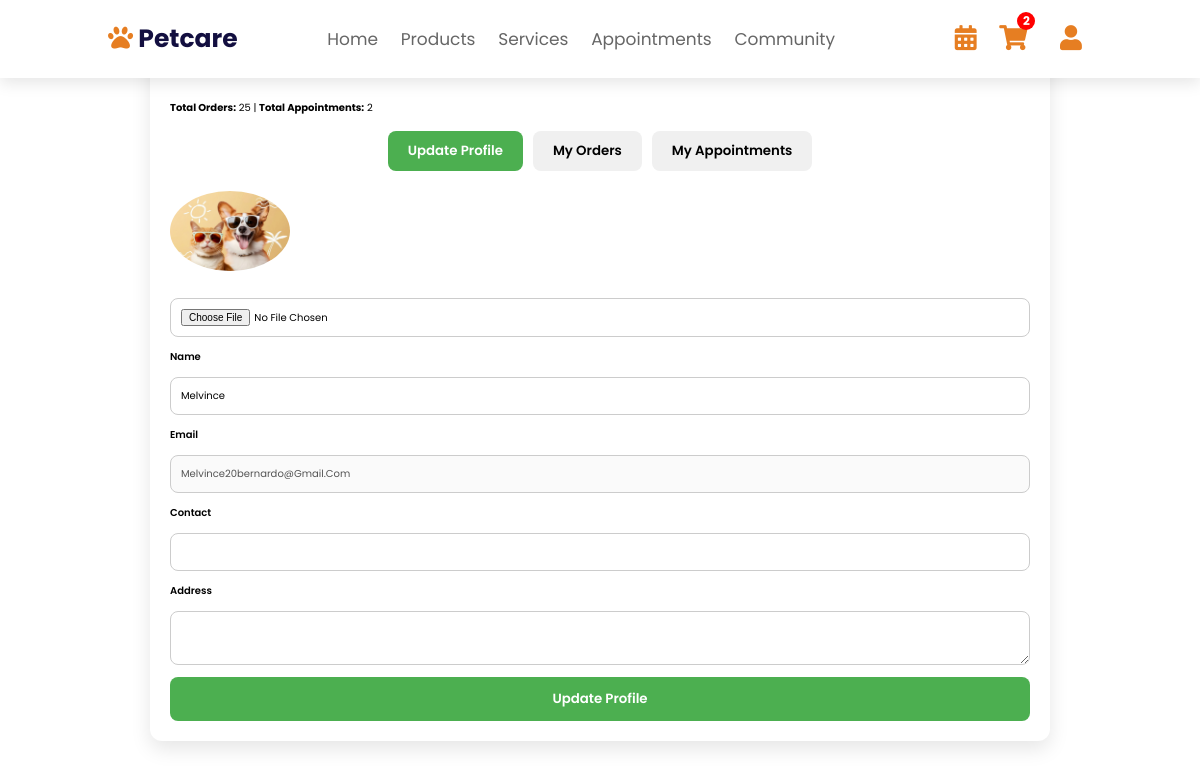
The app's page /profile.php (signed in) with its own data.
### tables this page shows
CREATE TABLE `users` (
  `id` varchar(36) NOT NULL,
  `name` varchar(100) NOT NULL,
  `email` varchar(150) NOT NULL,
  `phone` varchar(20) DEFAULT NULL,
  `password` varchar(255) NOT NULL,
  `verification_code` varchar(255) DEFAULT NULL,
  `code_expires_at` datetime DEFAULT NULL,
  `is_verified` tinyint(1) NOT NULL DEFAULT 0,
  `profile_pic` varchar(255) DEFAULT NULL,
  `status` enum('active','inactive','banned') NOT NULL DEFAULT 'active',
  `created_at` timestamp NOT NULL DEFAULT current_timestamp(),
  `updated_at` timestamp NULL DEFAULT NULL ON UPDATE current_timestamp(),
  `address` varchar(255) NOT NULL,
  `last_activity` datetime DEFAULT NULL,
  `role` enum('user','admin') NOT NULL DEFAULT 'user'
);

### components/auth.php (called while the page is built, shortened)
<?php
if (!empty($_SESSION['user_id'])) {
    $user_id = $_SESSION['user_id'];
} elseif (!empty($_COOKIE['user_id'])) {
    $user_id = $_COOKIE['user_id'];
    $_SESSION['user_id'] = $user_id;
}
?>

### profile.php (the view, shortened to what this page needs)
<?php
require_once 'components/auth.php';
$stmt = $conn->prepare("SELECT * FROM users WHERE id=?");
$stmt->execute([$user_id]);
$user = $stmt->fetch(PDO::FETCH_ASSOC);
$profilePic = (!empty($user['profile_pic']) && file_exists($user['profile_pic']))
    ? $user['profile_pic']
    : 'uploads/user.png';
$totalOrders = $conn->query("SELECT COUNT(*) FROM orders WHERE user_id='$user_id'")->fetchColumn();
$totalAppointments = $conn->query("SELECT COUNT(*) FROM appointments WHERE user_id='$user_id'")->fetchColumn();
?>
<!DOCTYPE html>
<html lang="en">
<head>
<link rel="stylesheet" href="https://cdnjs.cloudflare.com/ajax/libs/font-awesome/5.15.4/css/all.min.css">
<link rel="stylesheet" href="assets/css/header.css">
<link rel="stylesheet" href="assets/css/profile.css">
</head>
<body>
<?php include 'components/user_header.php'; ?>
<div class="profile-container">
  <h2>👤 My Profile</h2>
  <div style="margin:15px 0;">
    <strong>Total Orders:</strong> <?= $totalOrders ?> |
    <strong>Total Appointments:</strong> <?= $totalAppointments ?>
  </div>
  <div class="tabs">
    <button class="tab-btn active" data-tab="profile">Update Profile</button>
    <button class="tab-btn" data-tab="orders">My Orders</button>
    <button class="tab-btn" data-tab="appointments">My Appointments</button>
  </div>
  <div class="tab-content active" id="profile">
    <form method="post" class="profile-form" enctype="multipart/form-data">
      <div class="profile-pic-wrapper">
        <img id="profile-pic-preview" src="<?= htmlspecialchars($profilePic) ?>" width="120" alt="Profile Picture">
      </div>
      <input type="file" name="profile_pic" id="profile-pic-input" accept="image/*">
      <label>Name</label>
      <input type="text" name="name" value="<?= htmlspecialchars($user['name']) ?>" required>
      <label>Email</label>
      <input type="email" value="<?= htmlspecialchars($user['email']) ?>" disabled>
      <label>Contact</label>
      <input type="text" name="phone" value="<?= htmlspecialchars($user['phone'] ?? '') ?>" required>
      <label>Address</label>
      <textarea name="address" required><?= htmlspecialchars($user['address'] ?? '') ?></textarea>
      <button type="submit" name="update_profile">Update Profile</button>
    </form>
  </div>
</div>
</body>
</html>

### assets/css/header.css (style rules this page uses)
:root { --carrot-color: #e67e22; --black: #130f40; --white: #fff; --light-color: #666; --light-bg: #eee; --border: 0.2rem solid #130f40; --box-shadow: 0 0.5rem 1.5rem rgba(0, 0, 0, 0.1); }
* { font-family: "Poppins", sans-serif; margin: 0; padding: 0; box-sizing: border-box; outline: none; border: none; text-decoration: none; text-transform: capitalize; transition: 0.2s linear; }
html { font-size: 62.5%; overflow-x: hidden; scroll-behavior: smooth; scroll-padding-top: 4rem; }

### assets/css/profile.css (style rules this page uses)
.profile-container { max-width: 900px; margin: 30px auto; padding: 20px; background-color: #fff; border-radius: 12px; box-shadow: 0 8px 20px rgba(0,0,0,0.1); font-family: 'Segoe UI', Tahoma, Geneva, Verdana, sans-serif; }
.profile-container h2 { text-align: center; font-size: 2rem; margin-bottom: 20px; }
.profile-container > div:nth-of-type(2) { text-align: center; font-size: 1rem; margin-bottom: 20px; }
.tabs { display: flex; justify-content: center; gap: 10px; margin-bottom: 20px; }
.tab-btn { padding: 10px 20px; background-color: #f0f0f0; border: none; border-radius: 8px; cursor: pointer; font-weight: 600; transition: all 0.3s ease; }
.tab-btn.active { background-color: #4CAF50; color: #fff; }
.tab-content { display: none; }
.tab-content.active { display: block; }
.profile-form { display: flex; flex-direction: column; gap: 12px; }
.profile-form label { font-weight: 600; }
.profile-form input, .profile-form textarea { padding: 10px; border: 1px solid #ccc; border-radius: 8px; font-size: 1rem; width: 100%; resize: vertical; }
.profile-form button { padding: 12px; background-color: #4CAF50; color: #fff; font-weight: 600; border: none; border-radius: 8px; cursor: pointer; transition: all 0.3s ease; }

### profile.php (style rules this page uses)
.profile-pic-wrapper img { border-radius: 50%; margin-bottom: 10px; }

### records on screen
users: profile_pic (picture), name "melvince", email "melvince20bernardo@gmail.com"

### other values on screen
$cart_count "2"
$totalOrders "25"
$totalAppointments "2"
